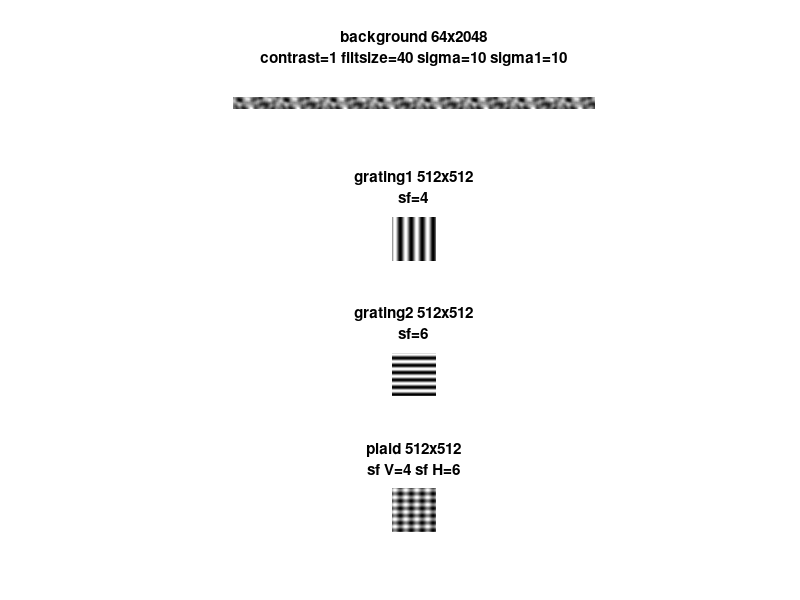

Write MATLAB code to recreate this figure. (Note: this script raises an error after producing the figure.)
% From Aman 
% Modified by Mai Feb 2019

texsize = 512;
wn_contrast = 1;
% Making horizontal and vertical axes asymmetric because the texture aspect raio is 1:1.5 (W=8cm, H=12cm)
sf_H = 6; % no.of horizonal bars visible ()
sf_V = 4; % no.of vertical bars visible

% Gray
textures(1).matrix = 0.5*ones(64,64);

% Unfiltered Whitenoise
textures(2).matrix = rand(16, 512);
textures(3).matrix = rand(16, 512);
textures(4).matrix = rand(16, 512);
textures(5).matrix = rand(16, 512);

% Vertical grating
textures(6).matrix = 0.5+0.5*repmat(sin(0:((2*sf_V*pi)/texsize):(2*sf_V)*pi-(((2*sf_V)*pi)/texsize)),texsize,1);

% Horizontal grating
textures(7).matrix = 0.5+0.5*repmat(sin(0:(((2*sf_H)*pi)/texsize):(2*sf_H)*pi-(((2*sf_H)*pi)/texsize))',1,texsize);

% Plaid
textures(8).matrix = (textures(6).matrix+textures(7).matrix)/2;

% c = [0:0.1:1.0];

% % Horixontal grating at 0, 10 to 100% contrast
% for n = 6:16
%     textures(n).matrix = 0.5+c(n-5)*0.5*repmat(sin(0:(((2*sf)*pi)/texsize):(2*sf)*pi-(((2*sf)*pi)/texsize)),texsize,1);
% end

% % Anti-phase Vertical, horizontal gratings
% textures(17).matrix = 1-textures(4).matrix;
% textures(20).matrix = 1-textures(3).matrix;
% textures(21).matrix = 1-textures(17).matrix;


%% Filtered White noise
% Making a 2D Gaussian filter to convolve
filtSize = 40;
sigma = 10; %15
sigma1 = 10; %3
length = 100; % HALF actual VR corridor length in cm
height = 12; % VR corridor height in cm

x = 1:filtSize;

for texID = 2:5

    %     if texID==4; sigma = 30; end;
%     if texID==3; sigma = 5; end;

    y = exp(-((x-round(filtSize/2)).^2)/(2*sigma^2));
    y1 = exp(-((x-round(filtSize/2)).^2)/(2*sigma1^2));
    y = y./sum(y);
    y1 = y1./sum(y1);

    filt2 = y'*y1;
    % imagesc(filt2); colormap(gray)

    % Create random matrix matching corridor length height ratio. length
    % needs to be multiples of 2
    X=texsize/8+filtSize*2;
%     Y=2^round(log2(texsize/8*length/height))+filtSize*0.5;
    Y=2^round(log2(texsize/8*length/height))+filtSize*0.5;

%     Im_half = rand(X,Y);    %Im = rand(texsize/8+filtSize*2,texsize*2+filtSize*2);
%     Im = [Im_half, Im_half, Im_half, Im_half]; % first and second half repeating, then another whole corridor that is hidden, so repeat 4 times

    Im_half = rand(X,Y/2);    %Im = rand(texsize/8+filtSize*2,texsize*2+filtSize*2);
    Im = [Im_half, Im_half, Im_half, Im_half, Im_half, Im_half, Im_half, Im_half]; % repeating 4 times per corridor, then another whole corridor that is hidden, so repeat 8 times. 2019-10 MM

    % Convolving and normalizing the image to 100% contrast
    Imf = conv2(filt2,Im);
    Imf = Imf(filtSize+floor(filtSize/2):end-ceil(filtSize/2)-filtSize,filtSize+floor(filtSize/2):end-ceil(filtSize/2)-filtSize);
    Imf = Imf - min(min(Imf));
    Im_full = Imf./max(max(Imf));
    Im_new = ((Im_full-0.5)*wn_contrast) + 0.5;
    textures(texID).matrix = Im_new;
end

% pause(1);
% close;

% clear Im ImF filt2 texID x y


%% plot textures

% cd C:\Users\m.morimoto\Documents\GitHub\SaleemLab-VR\VRCentral\data
% load('textures_hf_Mik4.mat')

figure;

subplot(4,1,1)
tex=textures(2).matrix;
imagesc(tex, [0 1]);
title({['background ', num2str(size(tex,1)),'x', num2str(size(tex,2))],...
    ['contrast=', num2str(wn_contrast), ' filtsize=', num2str(filtSize),' sigma=', num2str(sigma), ' sigma1=', num2str(sigma1)]})
colormap gray; axis equal; box off; axis off

subplot(4,1,2);
tex=textures(6).matrix;
imagesc(tex, [0 1]);
title({['grating1 ', num2str(size(tex,1)),'x', num2str(size(tex,2))], ['sf=', num2str(sf_V)]})
colormap gray; axis equal; box off; axis off

subplot(4,1,3);
tex=textures(7).matrix;
imagesc(tex, [0 1]);
title({['grating2 ', num2str(size(tex,1)),'x', num2str(size(tex,2))], ['sf=', num2str(sf_H)]})
colormap gray; axis equal; box off; axis off

subplot(4,1,4);
tex=textures(8).matrix;
imagesc(tex, [0 1]);
title({['plaid ', num2str(size(tex,1)),'x', num2str(size(tex,2))], ['sf V=', num2str(sf_V),' sf H=', num2str(sf_H)]})
colormap gray; axis equal; box off; axis off

%% save

savefolder='C:\Users\m.morimoto\Documents\GitHub\SaleemLab-VR\VRCentral\data';
% savefolder='C:\Users\Saleem Lab\Documents\GitHub\SaleemLab-VR\VRCentral\data';
savefile='textures_MM6.mat';

save([savefolder,filesep,savefile], 'textures')
